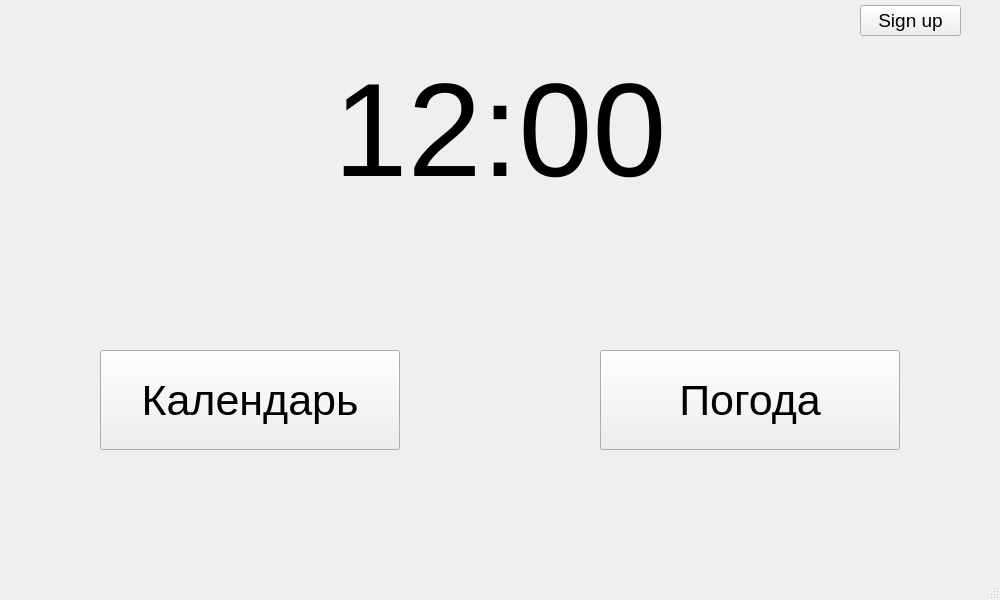
<?xml version="1.0" encoding="UTF-8"?>
<ui version="4.0">
 <class>MainWindow</class>
 <widget class="QMainWindow" name="MainWindow">
  <property name="geometry">
   <rect>
    <x>0</x>
    <y>0</y>
    <width>1000</width>
    <height>600</height>
   </rect>
  </property>
  <property name="sizePolicy">
   <sizepolicy hsizetype="Fixed" vsizetype="Fixed">
    <horstretch>0</horstretch>
    <verstretch>0</verstretch>
   </sizepolicy>
  </property>
  <property name="minimumSize">
   <size>
    <width>1000</width>
    <height>600</height>
   </size>
  </property>
  <property name="maximumSize">
   <size>
    <width>1000</width>
    <height>600</height>
   </size>
  </property>
  <property name="windowTitle">
   <string>Main window</string>
  </property>
  <property name="styleSheet">
   <string notr="true"/>
  </property>
  <widget class="QWidget" name="centralwidget">
   <widget class="QLabel" name="clock">
    <property name="enabled">
     <bool>true</bool>
    </property>
    <property name="geometry">
     <rect>
      <x>330</x>
      <y>50</y>
      <width>340</width>
      <height>160</height>
     </rect>
    </property>
    <property name="font">
     <font>
      <pointsize>100</pointsize>
     </font>
    </property>
    <property name="autoFillBackground">
     <bool>false</bool>
    </property>
    <property name="text">
     <string>12:00</string>
    </property>
    <property name="alignment">
     <set>Qt::AlignCenter</set>
    </property>
   </widget>
   <widget class="QPushButton" name="btn_to_calendar">
    <property name="geometry">
     <rect>
      <x>100</x>
      <y>350</y>
      <width>300</width>
      <height>100</height>
     </rect>
    </property>
    <property name="font">
     <font>
      <pointsize>32</pointsize>
     </font>
    </property>
    <property name="text">
     <string>Календарь</string>
    </property>
   </widget>
   <widget class="QPushButton" name="btn_to_weather">
    <property name="geometry">
     <rect>
      <x>600</x>
      <y>350</y>
      <width>300</width>
      <height>100</height>
     </rect>
    </property>
    <property name="font">
     <font>
      <pointsize>32</pointsize>
     </font>
    </property>
    <property name="text">
     <string>Погода</string>
    </property>
   </widget>
   <widget class="QPushButton" name="btn_register">
    <property name="geometry">
     <rect>
      <x>860</x>
      <y>5</y>
      <width>101</width>
      <height>31</height>
     </rect>
    </property>
    <property name="font">
     <font>
      <pointsize>14</pointsize>
     </font>
    </property>
    <property name="text">
     <string>Sign up</string>
    </property>
   </widget>
  </widget>
  <widget class="QMenuBar" name="menubar">
   <property name="geometry">
    <rect>
     <x>0</x>
     <y>0</y>
     <width>1000</width>
     <height>21</height>
    </rect>
   </property>
   <property name="defaultUp">
    <bool>false</bool>
   </property>
   <property name="nativeMenuBar">
    <bool>true</bool>
   </property>
  </widget>
  <widget class="QStatusBar" name="statusbar"/>
 </widget>
 <resources/>
 <connections/>
</ui>
